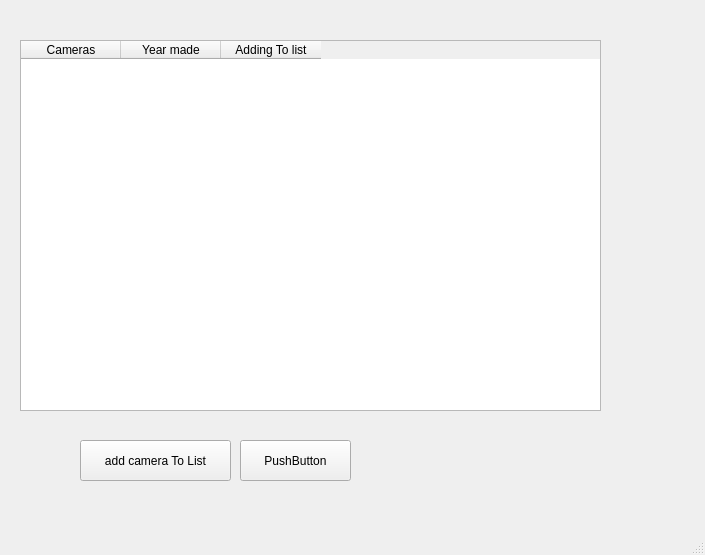
<?xml version="1.0" encoding="UTF-8"?>
<ui version="4.0">
 <class>AddcamWindow</class>
 <widget class="QMainWindow" name="AddcamWindow">
  <property name="geometry">
   <rect>
    <x>0</x>
    <y>0</y>
    <width>705</width>
    <height>555</height>
   </rect>
  </property>
  <property name="windowTitle">
   <string>MainWindow</string>
  </property>
  <widget class="QWidget" name="centralwidget">
   <widget class="QTableWidget" name="tableWidgetDisplayCameras">
    <property name="geometry">
     <rect>
      <x>20</x>
      <y>40</y>
      <width>581</width>
      <height>371</height>
     </rect>
    </property>
    <property name="inputMethodHints">
     <set>Qt::ImhNone</set>
    </property>
    <property name="editTriggers">
     <set>QAbstractItemView::DoubleClicked|QAbstractItemView::EditKeyPressed</set>
    </property>
    <property name="alternatingRowColors">
     <bool>true</bool>
    </property>
    <column>
     <property name="text">
      <string>Cameras</string>
     </property>
    </column>
    <column>
     <property name="text">
      <string>Year made</string>
     </property>
    </column>
    <column>
     <property name="text">
      <string>Adding To list</string>
     </property>
    </column>
   </widget>
   <widget class="QPushButton" name="pushButton">
    <property name="geometry">
     <rect>
      <x>80</x>
      <y>440</y>
      <width>151</width>
      <height>41</height>
     </rect>
    </property>
    <property name="text">
     <string>add camera To List</string>
    </property>
   </widget>
   <widget class="QPushButton" name="pushButton_2">
    <property name="geometry">
     <rect>
      <x>240</x>
      <y>440</y>
      <width>111</width>
      <height>41</height>
     </rect>
    </property>
    <property name="text">
     <string>PushButton</string>
    </property>
   </widget>
  </widget>
  <widget class="QMenuBar" name="menubar">
   <property name="geometry">
    <rect>
     <x>0</x>
     <y>0</y>
     <width>705</width>
     <height>21</height>
    </rect>
   </property>
  </widget>
  <widget class="QStatusBar" name="statusbar"/>
 </widget>
 <resources/>
 <connections/>
</ui>
